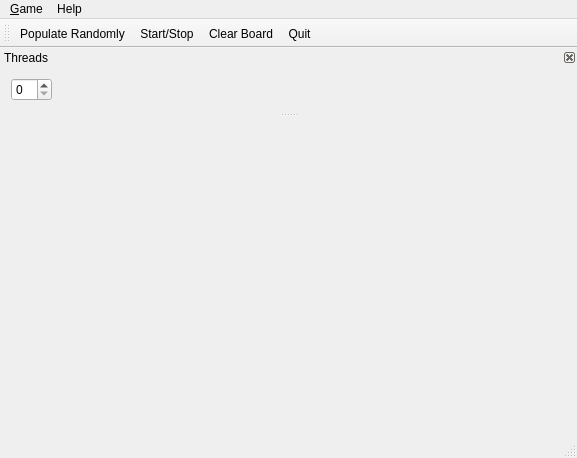
<?xml version="1.0" encoding="UTF-8"?>
<ui version="4.0">
 <class>LifeMainWindow</class>
 <widget class="QMainWindow" name="LifeMainWindow">
  <property name="geometry">
   <rect>
    <x>0</x>
    <y>0</y>
    <width>577</width>
    <height>458</height>
   </rect>
  </property>
  <property name="windowTitle">
   <string>Conway's Game of Life</string>
  </property>
  <widget class="QWidget" name="centralWidget"/>
  <widget class="QMenuBar" name="menuBar">
   <property name="geometry">
    <rect>
     <x>0</x>
     <y>0</y>
     <width>577</width>
     <height>25</height>
    </rect>
   </property>
   <widget class="QMenu" name="menuGame">
    <property name="title">
     <string>&amp;Game</string>
    </property>
    <addaction name="actionPopulate_Randomly"/>
    <addaction name="actionStartStop"/>
    <addaction name="actionClear"/>
    <addaction name="actionQuit"/>
   </widget>
   <widget class="QMenu" name="menuHelp">
    <property name="title">
     <string>Help</string>
    </property>
    <addaction name="actionAbout"/>
    <addaction name="actionAbout_Qt"/>
   </widget>
   <addaction name="menuGame"/>
   <addaction name="menuHelp"/>
  </widget>
  <widget class="QToolBar" name="toolBar">
   <property name="windowTitle">
    <string>toolBar</string>
   </property>
   <attribute name="toolBarArea">
    <enum>TopToolBarArea</enum>
   </attribute>
   <attribute name="toolBarBreak">
    <bool>false</bool>
   </attribute>
   <addaction name="actionPopulate_Randomly"/>
   <addaction name="actionStartStop"/>
   <addaction name="actionClear"/>
   <addaction name="actionQuit"/>
  </widget>
  <widget class="QStatusBar" name="statusBar"/>
  <widget class="QDockWidget" name="dockWidget">
   <property name="features">
    <set>QDockWidget::DockWidgetClosable</set>
   </property>
   <property name="allowedAreas">
    <set>Qt::BottomDockWidgetArea|Qt::LeftDockWidgetArea|Qt::TopDockWidgetArea</set>
   </property>
   <property name="windowTitle">
    <string>Threads</string>
   </property>
   <attribute name="dockWidgetArea">
    <number>4</number>
   </attribute>
   <widget class="QWidget" name="dockWidgetContents">
    <layout class="QHBoxLayout" name="horizontalLayout">
     <item>
      <widget class="QSpinBox" name="threadSpinBox">
       <property name="focusPolicy">
        <enum>Qt::NoFocus</enum>
       </property>
      </widget>
     </item>
     <item>
      <spacer name="horizontalSpacer">
       <property name="orientation">
        <enum>Qt::Horizontal</enum>
       </property>
       <property name="sizeHint" stdset="0">
        <size>
         <width>495</width>
         <height>20</height>
        </size>
       </property>
      </spacer>
     </item>
    </layout>
   </widget>
  </widget>
  <action name="actionPopulate_Randomly">
   <property name="text">
    <string>Populate &amp;Randomly</string>
   </property>
   <property name="shortcut">
    <string>Ctrl+R</string>
   </property>
  </action>
  <action name="actionStartStop">
   <property name="checkable">
    <bool>true</bool>
   </property>
   <property name="text">
    <string>&amp;Start/Stop</string>
   </property>
   <property name="toolTip">
    <string>Start/Stop</string>
   </property>
   <property name="shortcut">
    <string>Space</string>
   </property>
  </action>
  <action name="actionQuit">
   <property name="text">
    <string>&amp;Quit</string>
   </property>
   <property name="shortcut">
    <string>Ctrl+Q</string>
   </property>
  </action>
  <action name="actionClear">
   <property name="text">
    <string>&amp;Clear Board</string>
   </property>
   <property name="shortcut">
    <string>Del</string>
   </property>
  </action>
  <action name="actionAbout">
   <property name="text">
    <string>About</string>
   </property>
  </action>
  <action name="actionAbout_Qt">
   <property name="text">
    <string>About Qt</string>
   </property>
  </action>
 </widget>
 <layoutdefault spacing="6" margin="11"/>
 <resources/>
 <connections/>
</ui>
